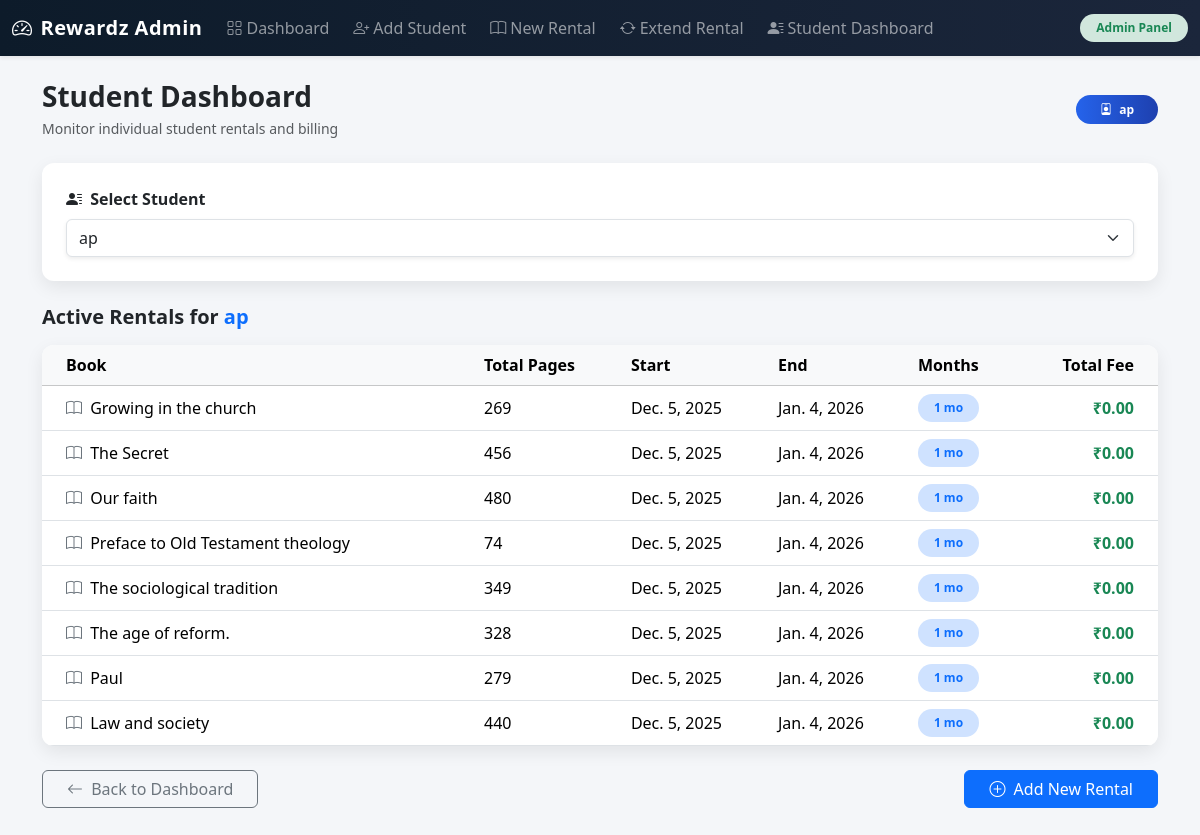
/students/5/rentals/ (signed in), run on the app's committed database.
### rentals/models.py (models this page shows, shortened)
class Rental(models.Model):
    user = models.ForeignKey(User, on_delete=models.CASCADE)
    book = models.ForeignKey("books.Book", on_delete=models.CASCADE)
    start_date = models.DateField(auto_now_add=True)
    end_date = models.DateField()
    months_rented = models.IntegerField(default=1)
    monthly_fee = models.DecimalField(
        max_digits=10,
        decimal_places=2,
        default=Decimal("0.00")
    )
    total_fee = models.DecimalField(
        max_digits=10,
        decimal_places=2,
        default=Decimal("0.00")
    )

### books/models.py (models this page shows, shortened)
class Book(models.Model):
    title = models.CharField(max_length=200)
    author = models.CharField(max_length=150, null=True, blank=True)
    pages = models.IntegerField()

### rentals/views.py (the view)
@login_required(login_url="/admin/login/")
@staff_required
def student_dashboard(request, student_id: int):
    students = User.objects.all()
    selected_student = get_object_or_404(User, pk=student_id)
    rentals = (
        Rental.objects.select_related("book")
        .filter(user=selected_student)
        .order_by("-start_date")
    )
    return render(
        request,
        "student_dashboard.html",
        {
            "students": students,
            "selected_student": selected_student,
            "rentals": rentals,
        },
    )

### rentals/views.py (called while the page is built)
def staff_check(user):
    return user.is_authenticated and user.is_staff

### templates/student_dashboard.html (shortened to what this page needs)
{% extends "base.html" %}
{% block content %}
<div class="d-flex flex-wrap justify-content-between align-items-center mb-4">
  <div>
    <h3 class="fw-bold mb-1">Student Dashboard</h3>
    <p class="text-muted small mb-0">
      Monitor individual student rentals and billing
    </p>
  </div>
  {% if selected_student %}
    <span class="badge rounded-pill px-4 py-2"
      style="background: linear-gradient(90deg, #2563eb, #1e40af);">
      <i class="bi bi-person-badge me-1"></i>
      {{ selected_student.username }}
    </span>
  {% endif %}
</div>
<div class="card card-shadow p-4 mb-4">
  <label class="form-label fw-semibold mb-2">
    <i class="bi bi-person-lines-fill me-1"></i>
    Select Student
  </label>
  <select
    id="student"
    class="form-select shadow-sm"
    onchange="if (this.value) { showLoader(); window.location.href = '/students/' + this.value + '/rentals/'; }"
  >
    {% for user in students %}
      <option
        value="{{ user.id }}"
        {% if selected_student and user.id == selected_student.id %}selected{% endif %}
      >
        {{ user.username }}
      </option>
    {% endfor %}
  </select>
</div>
{% if selected_student %}
  <div class="mb-3">
    <h5 class="fw-semibold mb-0">
      Active Rentals for
      <span class="text-primary">{{ selected_student.username }}</span>
    </h5>
  </div>
{% endif %}
{% if rentals %}
  <div class="card card-shadow p-0 overflow-hidden">
    <div class="table-responsive">
      <table class="table table-hover align-middle mb-0">
        <thead class="table-light sticky-top">
          <tr>
            <th class="ps-4">Book</th>
            <th>Total Pages</th>
            <th>Start</th>
            <th>End</th>
            <th>Months</th>
            <th class="text-end pe-4">Total Fee</th>
          </tr>
        </thead>
        <tbody>
          {% for rental in rentals %}
            <tr class="align-middle">
              <td class="ps-4 fw-medium">
                <i class="bi bi-book me-1 text-secondary"></i>
                {{ rental.book.title }}
              </td>
              <td>{{ rental.book.pages }}</td>
              <td>{{ rental.start_date }}</td>
              <td>{{ rental.end_date }}</td>
              <td>
                <span class="badge bg-primary-subtle text-primary px-3 py-2 rounded-pill">
                  {{ rental.months_rented }} mo
                </span>
              </td>
              <td class="text-end pe-4 fw-bold text-success">
                ₹{{ rental.total_fee|floatformat:2 }}
              </td>
            </tr>
          {% endfor %}
        </tbody>
      </table>
    </div>
  </div>
{% endif %}
<div class="mt-4 d-flex justify-content-between flex-wrap gap-2">
  <a href="{% url 'dashboard' %}" class="btn btn-outline-secondary px-4">
    <i class="bi bi-arrow-left me-1"></i> Back to Dashboard
  </a>
  <a href="{% url 'add_rental' %}" class="btn btn-primary px-4">
    <i class="bi bi-plus-circle me-1"></i> Add New Rental
  </a>
</div>
{% endblock %}

### templates/base.html (style rules this page uses)
body { background-color: #f4f6f9; }
.card-shadow { border: none; border-radius: 12px; box-shadow: 0 6px 18px rgba(0, 0, 0, 0.08); }

### data on the page
Rental: book "Growing in the church", book.pages "269", start_date "Dec. 5, 2025", end_date "Jan. 4, 2026", months_rented "1", total_fee "0.00"
Rental: book "The Secret", book.pages "456", start_date "Dec. 5, 2025", end_date "Jan. 4, 2026", months_rented "1", total_fee "0.00"
Rental: book "Our faith", book.pages "480", start_date "Dec. 5, 2025", end_date "Jan. 4, 2026", months_rented "1", total_fee "0.00"
Rental: book "Preface to Old Testament theology", book.pages "74", start_date "Dec. 5, 2025", end_date "Jan. 4, 2026", months_rented "1", total_fee "0.00"
Rental: book "The sociological tradition", book.pages "349", start_date "Dec. 5, 2025", end_date "Jan. 4, 2026", months_rented "1", total_fee "0.00"
Rental: book "The age of reform.", book.pages "328", start_date "Dec. 5, 2025", end_date "Jan. 4, 2026", months_rented "1", total_fee "0.00"
Rental: book "Paul", book.pages "279", start_date "Dec. 5, 2025", end_date "Jan. 4, 2026", months_rented "1", total_fee "0.00"
Rental: book "Law and society", book.pages "440", start_date "Dec. 5, 2025", end_date "Jan. 4, 2026", months_rented "1", total_fee "0.00"

### other printed values
{{ selected_student.username }} "ap"
form field value "ap"
